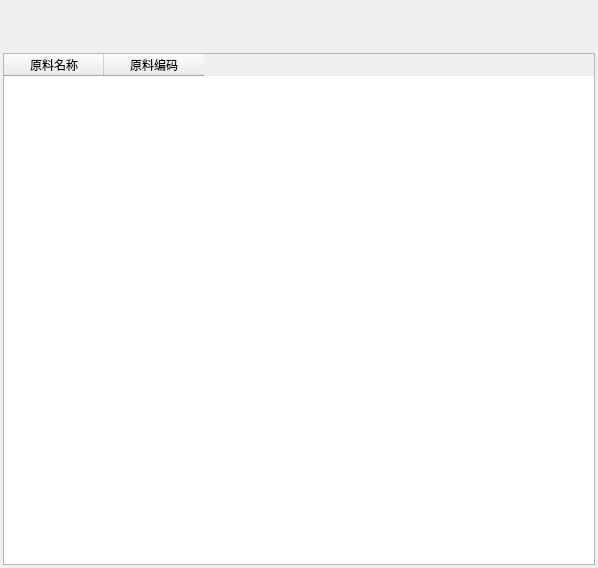
<?xml version="1.0" encoding="UTF-8"?>
<ui version="4.0">
 <class>SelectMaterial</class>
 <widget class="QWidget" name="SelectMaterial">
  <property name="geometry">
   <rect>
    <x>0</x>
    <y>0</y>
    <width>598</width>
    <height>568</height>
   </rect>
  </property>
  <property name="windowTitle">
   <string>Form</string>
  </property>
  <layout class="QVBoxLayout" name="verticalLayout">
   <property name="leftMargin">
    <number>3</number>
   </property>
   <property name="topMargin">
    <number>3</number>
   </property>
   <property name="rightMargin">
    <number>3</number>
   </property>
   <property name="bottomMargin">
    <number>3</number>
   </property>
   <item>
    <spacer name="horizontalSpacer">
     <property name="orientation">
      <enum>Qt::Horizontal</enum>
     </property>
     <property name="sizeHint" stdset="0">
      <size>
       <width>40</width>
       <height>25</height>
      </size>
     </property>
    </spacer>
   </item>
   <item>
    <spacer name="horizontalSpacer_2">
     <property name="orientation">
      <enum>Qt::Horizontal</enum>
     </property>
     <property name="sizeHint" stdset="0">
      <size>
       <width>40</width>
       <height>25</height>
      </size>
     </property>
    </spacer>
   </item>
   <item>
    <widget class="QTableWidget" name="tableWidget">
     <column>
      <property name="text">
       <string>原料名称</string>
      </property>
     </column>
     <column>
      <property name="text">
       <string>原料编码</string>
      </property>
     </column>
    </widget>
   </item>
  </layout>
 </widget>
 <resources/>
 <connections/>
</ui>
